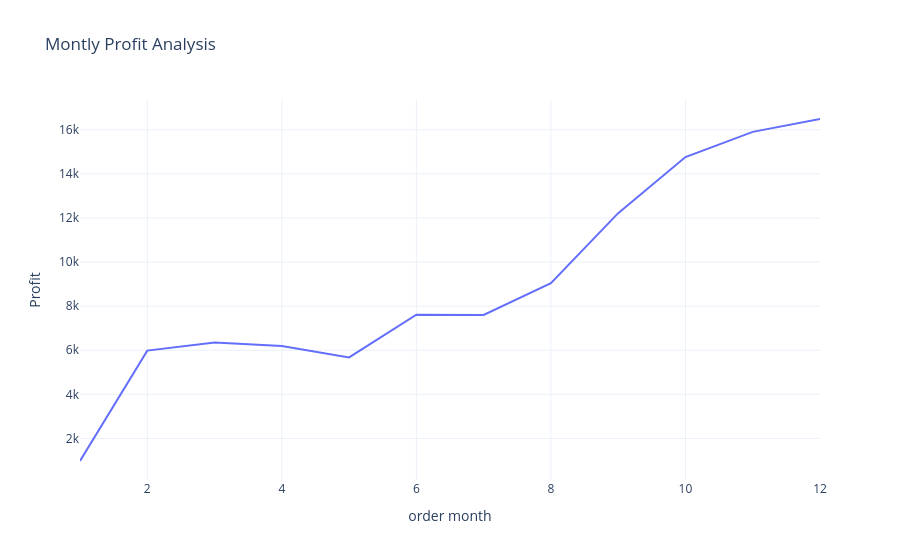

Here is the notebook cell this chart was saved with:
### Markdown cell above
# Montly profit Analysis

### Code cell
profit_by_month=data.groupby('order month')['Profit'].sum().reset_index()
fig = px.line(profit_by_month,x='order month',y='Profit',title='Montly Profit Analysis')
fig.write_image("figure_47.png")
fig.show()

### Figure 1 — Plotly figure (JSON) as saved in the notebook; plotly's stock layout.template omitted (floating-point values rounded to 4 significant figures)
{"data": [{"hovertemplate": "order month=%{x}<br>Profit=%{y}<extra></extra>", "legendgroup": "", "line": {"color": "#636efa", "dash": "solid"}, "marker": {"symbol": "circle"}, "mode": "lines", "name": "", "orientation": "v", "showlegend": false, "type": "scatter", "x": [1.0, 2.0, 3.0, 4.0, 5.0, 6.0, 7.0, 8.0, 9.0, 10.0, 11.0, 12.0], "xaxis": "x", "y": [974.1, 5982.0, 6349.0, 6194.0, 5675.0, 7611.0, 7597.0, 9045.0, 12220.0, 14760.0, 15900.0, 16490.0], "yaxis": "y"}], "layout": {"legend": {"tracegroupgap": 0}, "title": {"text": "Montly Profit Analysis"}, "xaxis": {"anchor": "y", "domain": [0, 1], "title": {"text": "order month"}}, "yaxis": {"anchor": "x", "domain": [0, 1], "title": {"text": "Profit"}}}}
